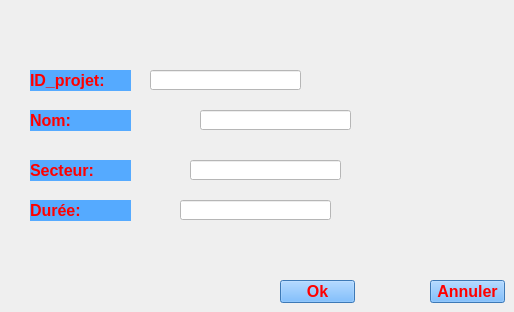
    <widget class="QWidget" name="page_2">
     <widget class="QLabel" name="label">
      <property name="geometry">
       <rect>
        <x>30</x>
        <y>70</y>
        <width>101</width>
        <height>21</height>
       </rect>
      </property>
      <property name="font">
       <font>
        <pointsize>12</pointsize>
        <weight>75</weight>
        <bold>true</bold>
       </font>
      </property>
      <property name="styleSheet">
       <string notr="true">color: rgb(255, 0, 0);
background-color: rgb(85, 170, 255);</string>
      </property>
      <property name="text">
       <string>ID_projet:</string>
      </property>
     </widget>
     <widget class="QLabel" name="label_2">
      <property name="geometry">
       <rect>
        <x>30</x>
        <y>110</y>
        <width>101</width>
        <height>21</height>
       </rect>
      </property>
      <property name="font">
       <font>
        <pointsize>12</pointsize>
        <weight>75</weight>
        <bold>true</bold>
       </font>
      </property>
      <property name="styleSheet">
       <string notr="true">color: rgb(255, 0, 0);
background-color: rgb(85, 170, 255);</string>
      </property>
      <property name="text">
       <string>Nom:</string>
      </property>
     </widget>
     <widget class="QLabel" name="label_3">
      <property name="geometry">
       <rect>
        <x>30</x>
        <y>160</y>
        <width>101</width>
        <height>21</height>
       </rect>
      </property>
      <property name="font">
       <font>
        <pointsize>12</pointsize>
        <weight>75</weight>
        <bold>true</bold>
       </font>
      </property>
      <property name="styleSheet">
       <string notr="true">color: rgb(255, 0, 0);
background-color: rgb(85, 170, 255);</string>
      </property>
      <property name="text">
       <string>Secteur:</string>
      </property>
     </widget>
     <widget class="QLabel" name="label_4">
      <property name="geometry">
       <rect>
        <x>30</x>
        <y>200</y>
        <width>101</width>
        <height>21</height>
       </rect>
      </property>
      <property name="font">
       <font>
        <pointsize>12</pointsize>
        <weight>75</weight>
        <bold>true</bold>
       </font>
      </property>
      <property name="styleSheet">
       <string notr="true">color: rgb(255, 0, 0);
background-color: rgb(85, 170, 255);</string>
      </property>
      <property name="text">
       <string>Durée:</string>
      </property>
     </widget>
     <widget class="QLineEdit" name="lineEditidprojet">
      <property name="geometry">
       <rect>
        <x>150</x>
        <y>70</y>
        <width>151</width>
        <height>20</height>
       </rect>
      </property>
      <property name="styleSheet">
       <string notr="true">background-color: rgb(255, 255, 255);
color: rgb(255, 255, 255);
</string>
      </property>
     </widget>
     <widget class="QLineEdit" name="lineEditnom">
      <property name="geometry">
       <rect>
        <x>200</x>
        <y>110</y>
        <width>151</width>
        <height>20</height>
       </rect>
      </property>
      <property name="styleSheet">
       <string notr="true">background-color: rgb(255, 255, 255);
color: rgb(255, 255, 255);
</string>
      </property>
     </widget>
     <widget class="QLineEdit" name="lineEditsecteur">
      <property name="geometry">
       <rect>
        <x>190</x>
        <y>160</y>
        <width>151</width>
        <height>20</height>
       </rect>
      </property>
      <property name="styleSheet">
       <string notr="true">background-color: rgb(255, 255, 255);
color: rgb(255, 255, 255);
</string>
      </property>
     </widget>
     <widget class="QLineEdit" name="lineEditduree">
      <property name="geometry">
       <rect>
        <x>180</x>
        <y>200</y>
        <width>151</width>
        <height>20</height>
       </rect>
      </property>
      <property name="styleSheet">
       <string notr="true">background-color: rgb(255, 255, 255);
color: rgb(255, 255, 255);
</string>
      </property>
     </widget>
     <widget class="QPushButton" name="pushButton_okp2">
      <property name="geometry">
       <rect>
        <x>280</x>
        <y>280</y>
        <width>75</width>
        <height>23</height>
       </rect>
      </property>
      <property name="font">
       <font>
        <pointsize>12</pointsize>
        <weight>75</weight>
        <bold>true</bold>
       </font>
      </property>
      <property name="styleSheet">
       <string notr="true">color: rgb(170, 0, 0);
background-color: rgb(85, 170, 255);
color: qlineargradient(spread:pad, x1:0, y1:0, x2:0, y2:1, stop:0 rgba(255, 255, 255, 255), stop:0.495 rgba(255, 255, 255, 255), stop:0.505 rgba(255, 0, 0, 255), stop:1 rgba(255, 0, 0, 255));</string>
      </property>
      <property name="text">
       <string>Ok</string>
      </property>
     </widget>
     <widget class="QPushButton" name="pushButton_anuulerp2">
      <property name="geometry">
       <rect>
        <x>430</x>
        <y>280</y>
        <width>75</width>
        <height>23</height>
       </rect>
      </property>
      <property name="font">
       <font>
        <pointsize>12</pointsize>
        <weight>75</weight>
        <bold>true</bold>
       </font>
      </property>
      <property name="styleSheet">
       <string notr="true">color: rgb(170, 0, 0);
background-color: rgb(85, 170, 255);
color: qlineargradient(spread:pad, x1:0, y1:0, x2:0, y2:1, stop:0 rgba(255, 255, 255, 255), stop:0.495 rgba(255, 255, 255, 255), stop:0.505 rgba(255, 0, 0, 255), stop:1 rgba(255, 0, 0, 255));</string>
      </property>
      <property name="text">
       <string>Annuler</string>
      </property>
     </widget>
    </widget>
